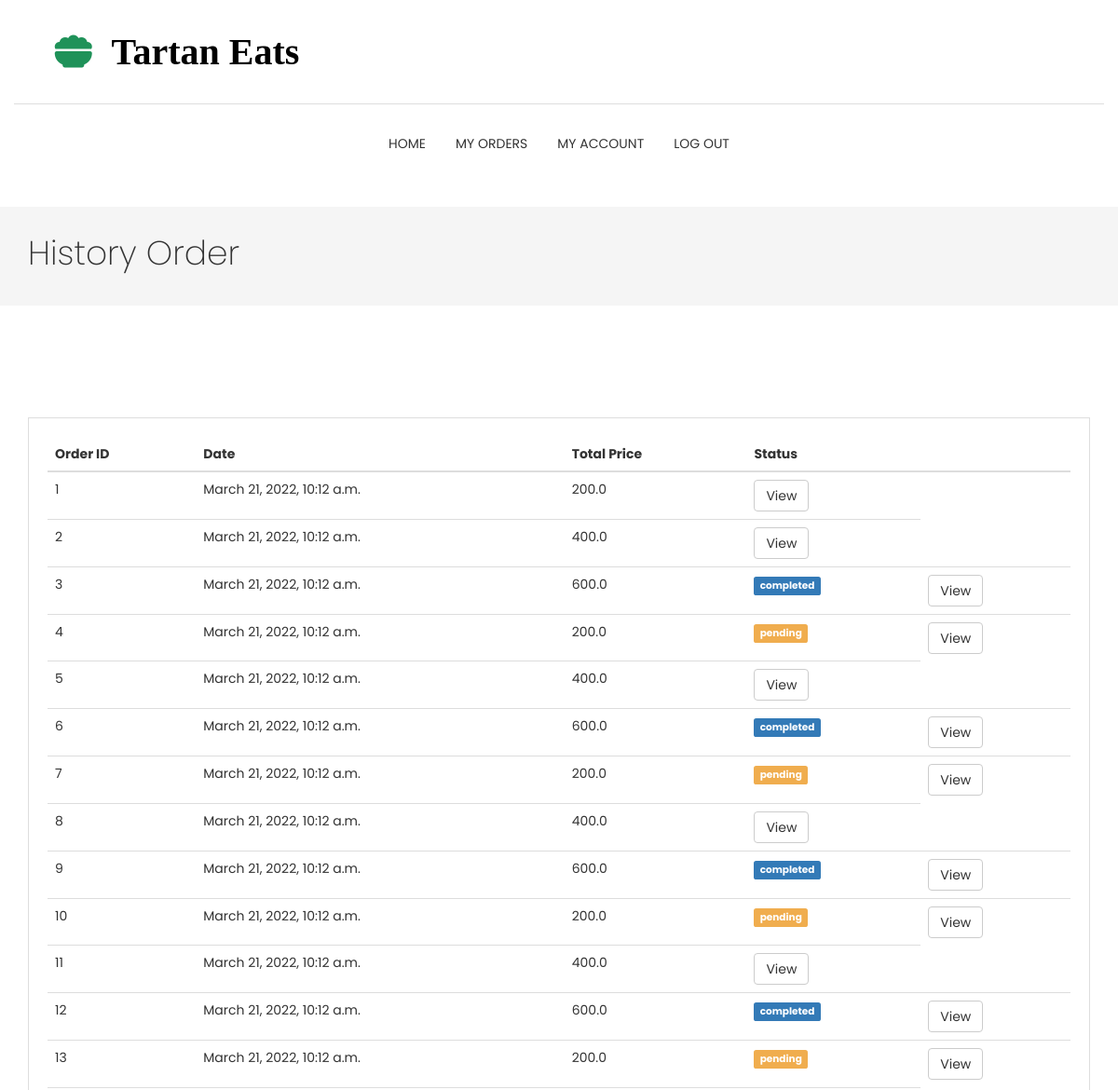
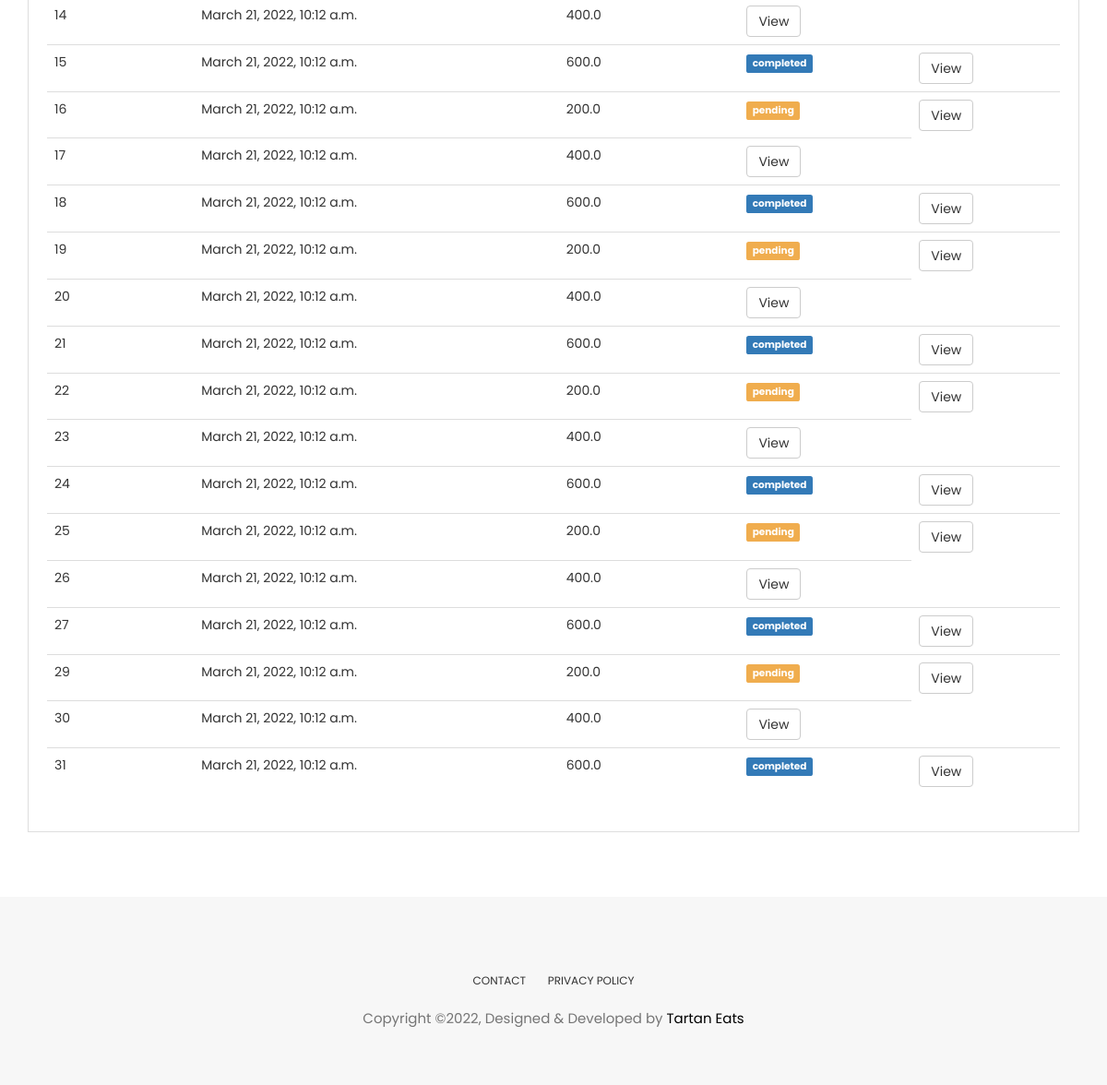
/customer-history-order (signed in), run on the app's committed database (2 pictures, top to bottom).
### tartan_eats/models.py (models this page shows)
class Order(models.Model):
    customer = models.ForeignKey(Customer, default=None, on_delete=models.PROTECT)
    restaurant = models.ForeignKey(Restaurant, default=None, on_delete=models.PROTECT)
    real_first_name = models.CharField(max_length=100)
    real_last_name = models.CharField(max_length=100)
    real_email =  models.CharField(max_length=200)
    real_phone =  PhoneNumberField(null=False, blank=False)
    real_address1 = models.CharField(max_length=200)
    real_address2 = models.CharField(max_length=200)
    subtotal = models.FloatField(null=True, blank=True, default=None)
    tax = models.FloatField(null=True, blank=True, default=None)
    total_amount = models.FloatField(null=True, blank=True, default=None)
    order_time = models.DateTimeField()
    order_status = models.CharField(max_length=100)

### tartan_eats/views.py (the view)
# urls.py: path('customer-history-order', views.customer_history_order, name='customer-history-order'),
@login_required
def customer_history_order(request):
    context = {'orders': Order.objects.filter(customer=request.user.customer)}
    return render(request, 'tartan_eats/customer-history-order.html', context)

### tartan_eats/templates/tartan_eats/customer-history-order.html (shortened to what this page needs)
{% extends "tartan_eats/base.html" %}
{% block navbar %}
<li>
  <a href="{% url 'customer-home' %}">Home</a>
</li>
<li>
  <a href="{% url 'customer-history-order' %}">My Orders</a>
</li>
<li>
  <a href="{% url 'customer-account' %}">My Account</a>
</li>
{% endblock %}
{% block pagename %}
<section class="page-header">
<div class="container">
  <div class="row">
    <div class="col-md-12">
      <div class="content">
        <h1 class="page-name">History Order</h1>
      </div>
    </div>
  </div>
</div>
</section>
{% endblock %}
{% block content %}
<section class="user-dashboard page-wrapper">
	<div class="container">
		<div class="row">
			<div class="col-md-12">
				<div class="dashboard-wrapper user-dashboard">
					<div class="table-responsive">
						<table class="table">
							<thead>
								<tr>
									<th>Order ID</th>
									<th>Date</th>
									<th>Total Price</th>
									<th>Status</th>
									<th></th>
								</tr>
							</thead>
							<tbody>
								{% for order in orders %}
								<tr>
									<td>{{order.id}}</td>
									<td>{{order.order_time}}</td>
									<td>{{order.total_amount}}</td>
									{% if order.order_status == "pending"%}
									<td><span class="label label-warning">{{order.order_status}}</span></td>
									{% endif %}
									{% if order.order_status == "completed"%}
									<td><span class="label label-primary">{{order.order_status}}</span></td>
									{% endif %}
									<td><a href="{% url 'customer-order-detail' order.id %}" class="btn btn-default">View</a></td>
								</tr>
								{% endfor %}
							</tbody>
						</table>
					</div>
				</div>
			</div>
		</div>
	</div>
</section>
{% endblock %}

### tartan_eats/static/css/style.css (style rules this page uses)
body { line-height: 1.5; font-family: "Poppins", sans-serif; -webkit-font-smoothing: antialiased; }
h1, h2, h3, h4, h5, h6 { font-family: "Poppins", sans-serif; }
h1, h2, h3, h4, h5, h6 { font-weight: 400; }
a, a:focus, a:hover { text-decoration: none; outline: 0; color: #000; }
.page-header { background: #f5f5f5; margin-top: 20px; border-bottom: none; padding: 30px 0; }
.page-header h1 { font-weight: 200; margin: 0 0 6px 0; }
.page-wrapper { padding: 70px 0; }
.navigation .navbar-nav > li { position: static; }
.navigation .navbar-nav > li > a { color: #333; font-size: 14px; padding: 20px 15px; text-transform: uppercase; transition: .2s ease-in-out 0s; border: 1px solid transparent; }
.dashboard-wrapper { border: 1px solid #dedede; margin-top: 30px; padding: 20px; }

### data on the page
Order: id "1", order_time "March 21, 2022, 10:12 a.m.", total_amount "200.0"
Order: id "2", order_time "March 21, 2022, 10:12 a.m.", total_amount "400.0"
Order: id "3", order_time "March 21, 2022, 10:12 a.m.", total_amount "600.0", order_status "completed"
Order: id "4", order_time "March 21, 2022, 10:12 a.m.", total_amount "200.0", order_status "pending"
Order: id "5", order_time "March 21, 2022, 10:12 a.m.", total_amount "400.0"
Order: id "6", order_time "March 21, 2022, 10:12 a.m.", total_amount "600.0", order_status "completed"
Order: id "7", order_time "March 21, 2022, 10:12 a.m.", total_amount "200.0", order_status "pending"
Order: id "8", order_time "March 21, 2022, 10:12 a.m.", total_amount "400.0"
Order: id "9", order_time "March 21, 2022, 10:12 a.m.", total_amount "600.0", order_status "completed"
Order: id "10", order_time "March 21, 2022, 10:12 a.m.", total_amount "200.0", order_status "pending"
Order: id "11", order_time "March 21, 2022, 10:12 a.m.", total_amount "400.0"
Order: id "12", order_time "March 21, 2022, 10:12 a.m.", total_amount "600.0", order_status "completed"
Order: id "13", order_time "March 21, 2022, 10:12 a.m.", total_amount "200.0", order_status "pending"
Order: id "14", order_time "March 21, 2022, 10:12 a.m.", total_amount "400.0"
Order: id "15", order_time "March 21, 2022, 10:12 a.m.", total_amount "600.0", order_status "completed"
Order: id "16", order_time "March 21, 2022, 10:12 a.m.", total_amount "200.0", order_status "pending"
Order: id "17", order_time "March 21, 2022, 10:12 a.m.", total_amount "400.0"
Order: id "18", order_time "March 21, 2022, 10:12 a.m.", total_amount "600.0", order_status "completed"
Order: id "19", order_time "March 21, 2022, 10:12 a.m.", total_amount "200.0", order_status "pending"
Order: id "20", order_time "March 21, 2022, 10:12 a.m.", total_amount "400.0"
Order: id "21", order_time "March 21, 2022, 10:12 a.m.", total_amount "600.0", order_status "completed"
Order: id "22", order_time "March 21, 2022, 10:12 a.m.", total_amount "200.0", order_status "pending"
Order: id "23", order_time "March 21, 2022, 10:12 a.m.", total_amount "400.0"
Order: id "24", order_time "March 21, 2022, 10:12 a.m.", total_amount "600.0", order_status "completed"
Order: id "25", order_time "March 21, 2022, 10:12 a.m.", total_amount "200.0", order_status "pending"
Order: id "26", order_time "March 21, 2022, 10:12 a.m.", total_amount "400.0"
Order: id "27", order_time "March 21, 2022, 10:12 a.m.", total_amount "600.0", order_status "completed"
Order: id "29", order_time "March 21, 2022, 10:12 a.m.", total_amount "200.0", order_status "pending"
Order: id "30", order_time "March 21, 2022, 10:12 a.m.", total_amount "400.0"
Order: id "31", order_time "March 21, 2022, 10:12 a.m.", total_amount "600.0", order_status "completed"
